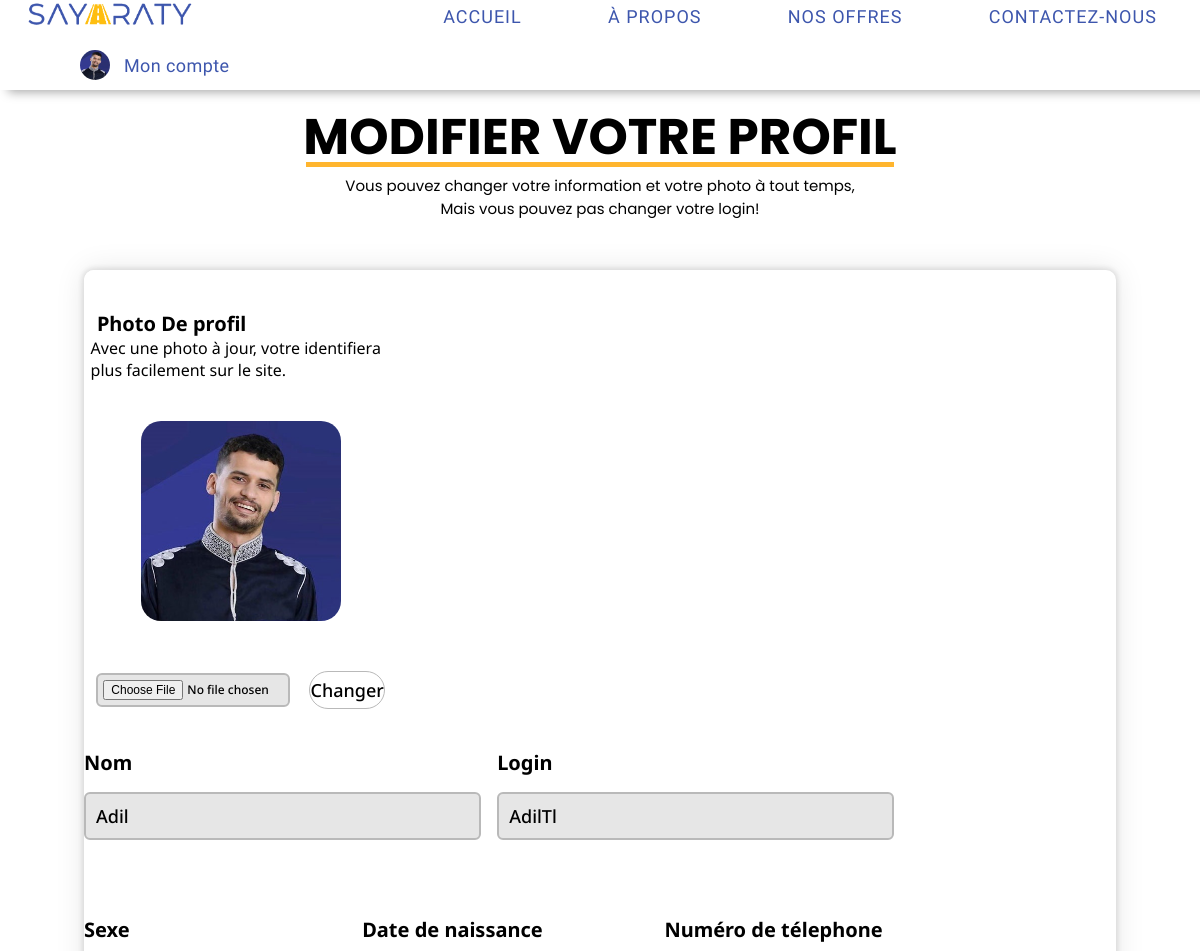
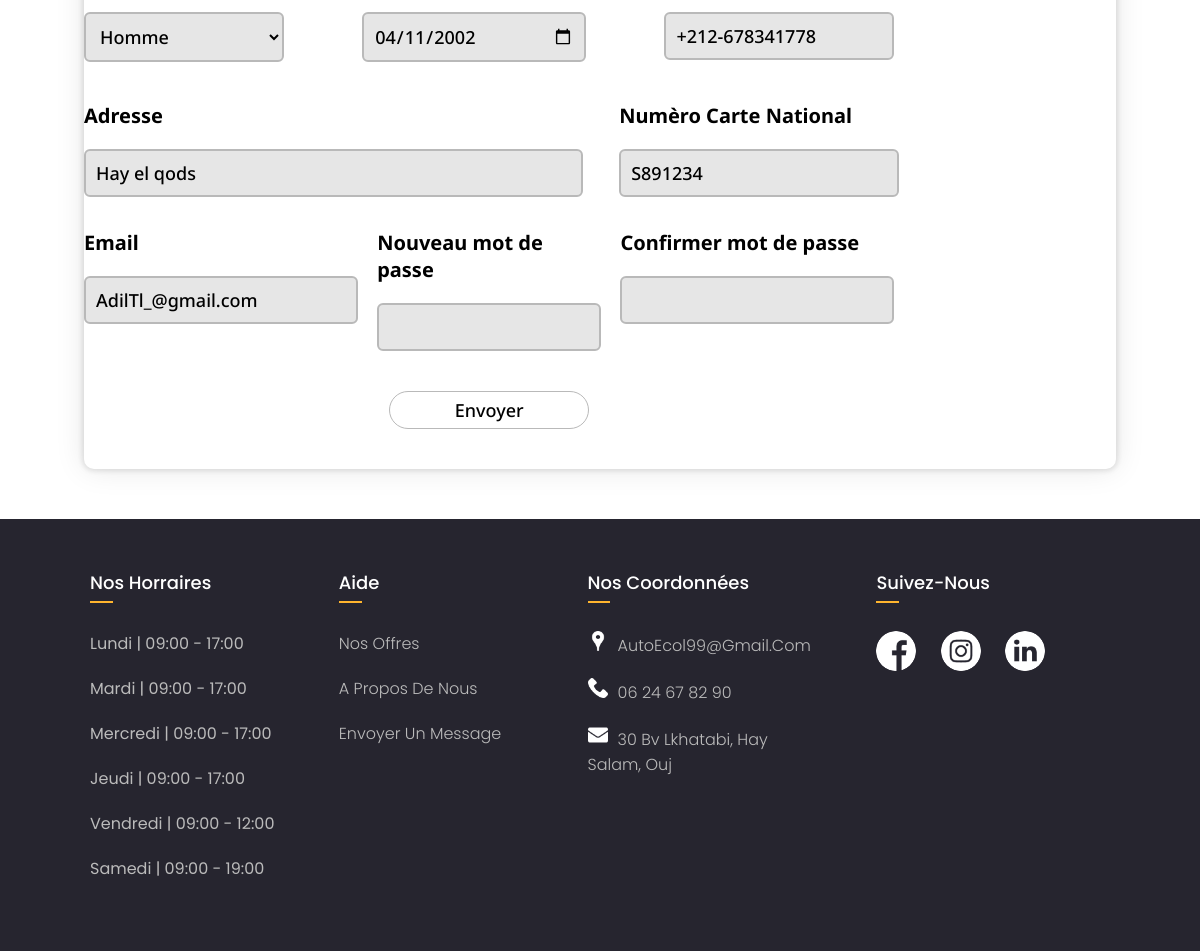
/Candidat/ModifierProfil.php (signed in), run on the app's committed database (2 pictures, top to bottom).
### tables this page shows
CREATE TABLE `candidat` (
  `Login_candidat` varchar(30) NOT NULL,
  `Password` varchar(200) DEFAULT NULL,
  `Nom` varchar(30) DEFAULT NULL,
  `Email_candidat` varchar(30) DEFAULT NULL,
  `Sexe_candidat` varchar(6) DEFAULT NULL,
  `Num_telephone` varchar(15) DEFAULT NULL,
  `Num_CIN_candidat` varchar(10) DEFAULT NULL,
  `Date_de_naissance` date DEFAULT NULL,
  `Date_d_inscription` date DEFAULT NULL,
  `Prix_payer` double DEFAULT NULL,
  `Nb_heures` int(11) DEFAULT NULL,
  `Statut` tinyint(1) DEFAULT NULL,
  `PHOTO` varchar(100) DEFAULT NULL,
  `Adresse` varchar(100) DEFAULT NULL
);

### Candidat/ModifierProfil.php (the view, shortened to what this page needs)
<?PHP
  require("../PHP/Connexion_BD.php");
  echo '
    <!DOCTYPE HTML>
    <HTML>
      <HEAD>
        <meta CHAESET="UTF-8">
        <meta http-equiv="X-UA-Compatible" content="ie=edge">
        <meta name="viewport" content="width=device-width, initial-scale=1.0">
        <TITLE>Sayarty - Espace Candidat</TITLE>
        <link rel="icon" href="../IMG/SAYARATY_Icon.png">
        <link rel="stylesheet" href="../CSS/style-index.css">
        <link rel="stylesheet" href="../CSS/style-candidat.css">
        <link rel="stylesheet" href="../CSS/style-contacter.css">
        <link rel="stylesheet" href="../CSS/style-modifier.css">
        <link rel="preconnect" href="https://fonts.googleapis.com">
        <link rel="preconnect" href="https://fonts.gstatic.com" crossorigin>
        <link href="https://fonts.cdnfonts.com/css/monument-extended" rel="stylesheet">
        <link href="//db.onlinewebfonts.com/c/9563028603929a5ec058577b3fb5520a?family=Whipsmart" rel="stylesheet">
        <link href="//db.onlinewebfonts.com/c/55d433372d270829c51e2577a78ef12d?family=Monument+Extended" rel="stylesheet" type="text/css">
        <link href="https://fonts.googleapis.com/css2?family=Poppins:wght@100;200;300;400;500;600;700;800;900&family=Noto+Sans:wght@100;200;300;400;500;600;700;800;900&family=Montserrat:wght@100;200;300;400;500;600;700;800;900&family=Roboto:ital,wght@0,100;0,300;0,500;0,700;1,100;1,300;1,400;1,500;1,700;1,900&family=Secular+One&display=swap" rel="stylesheet">
      </HEAD>
      <BODY>';
        include("CandidatHeader.php");
        echo'
        <div class="Title">
          <h1 class="TheHeader">Modifier votre profil</h1>
          <p class="Sentence" style="text-transform:none;width:510px;">Vous pouvez changer votre information et votre photo à tout temps,<br> Mais vous pouvez pas changer votre login!</p>
        </div>
        <div class="Container">
          <div class="rightContainer">
            <label class="picTitle">Photo De profil</label>
            <span class="subTitle">
              Avec une photo à jour, votre identifiera plus facilement sur le site.
            </span>
            <div class="image">
              <img id="ImgProfile" src="'.$ligne[0].'" alt>
            </div>
            <form name="fichier" ACTION="ModifierProfile.php" method="post" enctype="multipart/form-data">
              <input type="file" name="photo" id="photo" ACCEPT="image/*">
              <input type="submit" name="SubmitPic" class="submitPic"  value="Changer" style="width:100px;">
            </form>
          </div>';
          $query = "SELECT * FROM Candidat WHERE Login_candidat='".$_SESSION["login"]."'";
          $ligne = mysqli_fetch_row(mysqli_query($connect,$query));
          echo '
          <div class="leftContainer">
            <form name="formulaire" class="formulaire" method="post">
              <div class="nom_email">
                <div class="block">
                 <label>Nom</label><input type="text" id="name" name="nom" value="'.$ligne[2].'"><span style="margin-top:8px;color:red" name="snom"></span>
                  </div>
                <div class="block">
                  <label>Login</label><input type="text" id="mail" name="login" value="'.$ligne[0].'" READONLY required>
                </div>
              </div>
              <div class="secondBlock">
                <div class="first">
                  <label>Sexe</label>
                  <select name="sexe" id="select-area" class="sexe">';
                  if($ligne[4]=="Homme"){
                    echo'
                      <option class="sexe" name="Homme" value="Homme" SELECTED>Homme</option>
                      <option class="sexe" name="Femme" value="Femme">Femme</option>
                    ';
                  }
                  else{
                    echo'
                      <option class="sexe" name="Homme" value="Homme">Homme</option>
                      <option class="sexe" name="Femme" value="Femme" SELECTED>Femme</option>
                    ';
                  }
                  echo'
                  </select><span style="margin-top:8px;color:red" name="ssexe"></span>
                </div>
                <div class="second">
                  <label>Date de naissance</label>
                  <input type="date" name="date_naissance" class="login-style" value="'.$ligne[7].'" autocomplete="off" required><span style="margin-top:8px;color:red" name="sdate_naissance"></span>
                </div>
                <div class="third">
                  <label>Numéro de télephone</label>
                  <input type="text" name="num_tel" class="name-style" value="'.$ligne[5].'" autocomplete="off" required><span style="margin-top:8px;color:red" name="snum_tel"></span>
                </div>
              </div>
              <div class="thirdBlock">
                <div class="first">
                  <label>Adresse</label>
                  <input type="text" name="adresse" class="name-style" value="'.$ligne[13].'" autocomplete="off" required><span style="margin-top:8px;color:red" name="sadresse"></span>
                </div>
                <div class="second">
                  <label>Numèro Carte National</label>
                  <input type="text" name="num_cin" class="login-style" value="'.$ligne[6].'" autocomplete="off" required><span style="margin-top:8px;color:red" name="snum_cin"></span>
                </div>
              </div>
              <div class="forthBlock">
                <div class="first">
                  <label>Email</label>
                  <input type="text" name="email" class="name-style" value="'.$ligne[3].'" autocomplete="off" required><span style="margin-top:8px;color:red" name="semail"></span>
                </div>
                <div class="second">
                  <label>Nouveau mot de passe</label>
                  <input type="password" name="password" class="login-style" autocomplete="off"><span style="margin-top:8px;color:red" name="spassword"></span>
                </div>
                <div class="third">
                  <label>Confirmer mot de passe</label>
                  <input type="password" name="Cpassword" class="login-style" autocomplete="off">
                </div>
              </div>
              <div class="submit">
                <input name="submit-button" type="submit" value="Envoyer">
              </div>
            </form>
          </div>
        </div>';
          include("CandidatFooter.php");
        echo'
    </HTML>
  ';
?>

### Candidat/CandidatHeader.php
<?PHP
echo'
<header>
      <a href="index.php"><img src="../IMG/SAYARATY_LOGO.png"></a>
      <UL class="Nav">
        <LI class = "item1"><a href="index.php">ACCUEIL</a></LI>
        <LI class = "item2"><a href="../Accueil/A-propos.php">&Agrave PROPOS</a></LI>
        <LI class = "item3"><a href="../Accueil/Nos-offres.php">NOS OFFRES</a></LI>
        <LI class = "item4"><a href="../Accueil/Contactez-nous.php">CONTACTEZ-NOUS</a></LI>
      </UL>';
      $query = "SELECT PHOTO,STATUT FROM Candidat WHERE Login_candidat='".$_SESSION["login"]."'";
      $ligne = mysqli_fetch_row(mysqli_query($connect,$query));
      if($ligne!=null){
      echo '
      <span class="mon-compte" onclick="toggleMenu()"><img src="'.$ligne[0].'" class="user-pic"> <span>Mon compte</span></span>
      <div class="sub-menu-wrap" id="subMenu">
        <div class="sub-menu">
          <div class="user-info">
            <img src="'.$ligne[0].'" class="user-pic">
            <h2>'.$_SESSION["login"].'</h2>
            <hr>
            <a href="ModifierProfil.php" class="sub-menu-link">
              <img src="../IMG/modify.png" alt="">
              <P>Modifier Profil</P>
            </a>
            <a href="CoursQest.php" class="sub-menu-link">
              <img src="../IMG/cours.png" alt="">
              <P>Cours & Questionnaire</P>
            </a>
            <a href="EmploiTemps.php" class="sub-menu-link">
              <img src="../IMG/calendar.png" alt="">
              <P>Emploi du temps</P>
            </a>
            <a href="DonnerAvis.php" class="sub-menu-link">
              <img src="../IMG/star.png" alt="">
              <P>Donner mon avis</P>
            </a>
            <a href="../PHP/Deconnexion.php" class="sub-menu-link">
              <img src="../IMG/logout.png" style="padding : 0px 0px 0px 4px; width : 26px" alt="">
              <P>D&eacute;connexion</P>
            </a>
          </div>
        </div>
      </div>
</header>';
      }
      else{
        header("location:../");
      }
?>

### Candidat/CandidatFooter.php (shortened to what this page needs)
<footer>
      <DIV class="FooterContainer">
        <DIV class="Footer-col">
          <h4>Nos Horraires</h4>
          <UL class="Horraire" style="color : #bbb;">
            <LI>Lundi | 09:00 - 17:00</LI>
            <LI>Mardi | 09:00 - 17:00</LI>
            <LI>Mercredi | 09:00 - 17:00</LI>
            <LI>Jeudi | 09:00 - 17:00</LI>
            <LI>Vendredi | 09:00 - 12:00</LI>
            <LI>Samedi | 09:00 - 19:00</LI>
          </UL>
        </DIV>
        <DIV class="Footer-col">
          <h4>aide</h4>
          <UL class="Aide">
            <LI><A HREF="../Accueil/Nos-offres.php">Nos offres</A></LI>
            <LI><A HREF="../Accueil/A-propos.php">A Propos de nous</A></LI>
            <LI><A HREF="../Accueil/Contactez-nous.php">Envoyer un message</A></LI>
          </UL>
        </DIV>
        <DIV class="Footer-col">
          <h4>Nos coordonnées</h4>
          <UL class="coordonnees">
              <?PHP
                $queryAdmin = "SELECT Email,num_telephone_admin,adresse FROM administrateur";
                $values = mysqli_fetch_row(mysqli_query($connect,$queryAdmin));
                echo'
                  <LI><img src = "../IMG/map.png" class = "cor"><A HREF="">'.$values[0].'</A></LI>
                  <LI><img src = "../IMG/phone-call.png" class="cor"><A HREF="">'.$values[1].'</A></LI>
                  <LI><img src = "../IMG/email.png" class="cor"><A HREF="">'.$values[2].'</A></LI>
                ';
              ?>
            </UL>
        </DIV>
        <DIV class="Footer-col">
          <h4>suivez-nous</h4>
          <DIV class="SocialMedia">
            <a href="#"> <img src="../IMG/facebook.png" alt=""></a>
            <a href="#"> <img src="../IMG/instagram.png" alt=""></a>
            <a href="#"> <img src="../IMG/linkedin.png" alt=""></a>
          </DIV>
        </DIV>
      </DIV>
  </footer>

### CSS/style-index.css (style rules this page uses)
* { margin:0; padding:0; text-decoration: none; }
header { top:0; position:fixed; z-index: 3; display:flex; width:100%; height:80px; flex-wrap:wrap; align-items:center; justify-content: space-between; align-content: flex-end; padding-bottom: 10px; background-color: rgb(255, 255, 255); box-shadow: 10px 0px 10px 2px rgba(0,0,0,0.35); }
header img { width:200px; margin-left:10px; }
.Nav { font:400 18px "Secular One"; width: 800px; display:inline-flex; justify-content: space-around; list-style: none; }
.Nav LI a { color:#3D56AD; letter-spacing: 1px; position:relative; display: block; }
.Nav LI a::after { content:''; position: absolute; background-color:#febe10; height:3px; width:100%; left:0; bottom:-5px; transform:scaleX(0); transform-origin: center; transition:all 250ms ease-in; }
.FooterContainer { font-family: 'Poppins', sans-serif; display: flex; flex-wrap: wrap; background-color: #26252f; flex-direction: row; padding: 50px 80px; }
.FooterContainer UL { list-style: none; }
.Footer-col:last-of-type { margin-left:40px; }
.Footer-col { width: 22%; padding: 0 10px; }
.Footer-col h4 { font-size: 18px; color: #ffffff; text-transform: capitalize; margin-bottom: 35px; font-weight: 500; position: relative; }
.Footer-col h4::before { content: ''; position: absolute; left:0; bottom: -7px; background-color: #ffb52e!important; height: 2px; box-sizing: border-box; width: 10%; }
.Footer-col ul li:not(:last-child) { margin-bottom: 10px; }
.Footer-col ul li { margin :20px 0 ; }
.Footer-col ul li a { font-size: 16px; text-transform: capitalize; text-decoration: none; font-weight: 300; color: #bbbbbb; display: inline; transition: all 0.3s ease; }
.Footer-col .SocialMedia a { display: inline-block; height: 40px; width: 40px; background-color:#26252f; margin:0 20px 0 0; text-align: center; line-height: 40px; border-radius: 50%; color: #ffffff; transition: all 0.5s ease; }
.Footer-col .SocialMedia img { display: inline-block; height: 40px; width: 40px; text-align: center; line-height: 40px; border-radius: 50%; color: #ffffff; transition: all 0.5s ease; }

### CSS/style-candidat.css (style rules this page uses)
.user-pic { display:flexbox; border-radius:50%; object-fit:cover; object-position: top; cursor:pointer; margin-left: 80px; }
.user-pic { width: 30px; height:30px; }
Header span { flex-wrap: wrap; display:flex; align-items: center; justify-content: center; cursor:pointer; }
header span span { display: flex; flex-wrap: wrap; text-align: center; margin:0; padding:0; color:#3D56AD; font:18px 'Secular One'; letter-spacing: 0.4px; margin-left: 14PX; margin-right: 66px; }
.mon-compte { position: relative; }
.mon-compte::after { content:''; position: absolute; background-color:#febe10; height:3px; width:500px; right:-108px; bottom:-29px; transform:scaleX(0); transform-origin: center; transition:all 250ms ease-in; }

### Candidat/CandidatFooter.php (style rules this page uses)
.cor { width:20px; margin-right: 10px; }

### data on the page
candidat: PHOTO (picture), nom "Adil", login "AdilTl", sexe "Homme", date_naissance "04/11/2002", num_tel "+212-678341778", adresse "Hay el qods", num_cin "S891234", email "AdilTl_@gmail.com"

### other printed values
$values[0] "AutoEcol99@gmail.com"
$values[1] "06 24 67 82 90"
$values[2] "30 Bv Lkhatabi, Hay Salam, Ouj"
